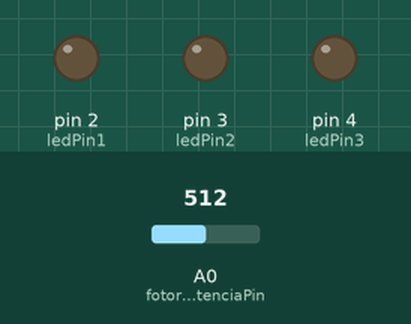
Recording of a sketch running on a simulated Arduino Uno, built with avr-gcc and run on an emulated ATmega328P. Parts: output pins drawn as LEDs (lit = HIGH). Inputs (shaded band) come from the test bench; at power-on: A0 (fotoresistenciaPin) = 512.

Above: at 0.1 s.
At 5.1 s:
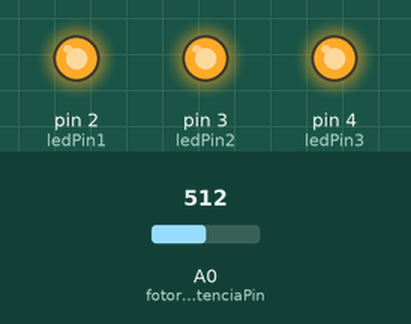
Timing chart, 0 to 6.6 s (numbered marks = the images above):
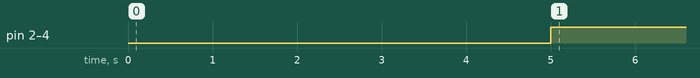

Measured:
- by itself, pin 2 (ledPin1), pin 3 (ledPin2), pin 4 (ledPin3): LOW → HIGH at 5.0 s

The sketch:

Codigo04_04_2024.ino
```cpp
//Codigo para encencder leds si hay luz
//Creado por Sr.Yuyo
//Placa utilizada Arduino uno R3
//04-04-2024


const int fotoresistenciaPin = A0;
const int ledPin1 = 2;
const int ledPin2 = 3;
const int ledPin3 = 4;
const unsigned long intervaloVerificacion = 5000; // Intervalo de verificación en milisegundos
const unsigned long tiempoMinimo = 5000; // Tiempo mínimo con luz en milisegundos
unsigned long tiempoUltimaVerificacion = 0;
unsigned long tiempoInicio = 0;

void setup() {
  pinMode(fotoresistenciaPin, INPUT);
  pinMode(ledPin1, OUTPUT);
  pinMode(ledPin2, OUTPUT);
  pinMode(ledPin3, OUTPUT);

  // Inicialmente, apaga los LEDs
  digitalWrite(ledPin1, LOW);
  digitalWrite(ledPin2, LOW);
  digitalWrite(ledPin3, LOW);
}

void loop() {
  unsigned long tiempoActual = millis();

  // Verifica la existencia de luz cada 5 segundos
  if (tiempoActual - tiempoUltimaVerificacion >= intervaloVerificacion) {
    tiempoUltimaVerificacion = tiempoActual;
    if (detectarLuz()) {
      encenderLeds();
    } else {
      apagarLeds();
    }
  }

  // Mantén los LEDs encendidos si hay luz durante al menos 5 segundos
  if (detectarLuz() && tiempoActual - tiempoInicio >= tiempoMinimo) {
    encenderLeds();
  }
}

bool detectarLuz() {
  int valorLuz = analogRead(fotoresistenciaPin);
  return valorLuz > 100; // Ajustar este valor según la sensibilidad de la fotoresistencia, editar y sacar el promedio en base al momento
}

void encenderLeds() {
  digitalWrite(ledPin1, HIGH);
  digitalWrite(ledPin2, HIGH);
  digitalWrite(ledPin3, HIGH);
}

void apagarLeds() {
  digitalWrite(ledPin1, LOW);
  digitalWrite(ledPin2, LOW);
  digitalWrite(ledPin3, LOW);
}
```
